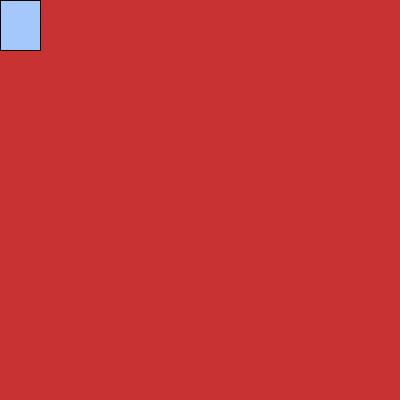
Frame 1 (no input)
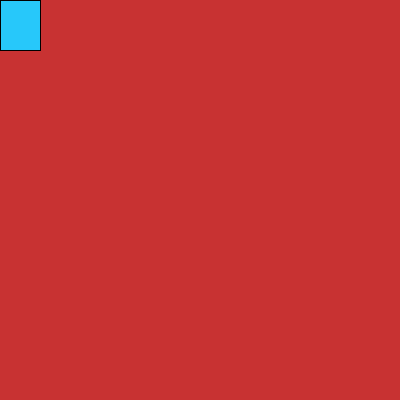
Frame 60 (the mouse pressed at the canvas centre just before this capture)
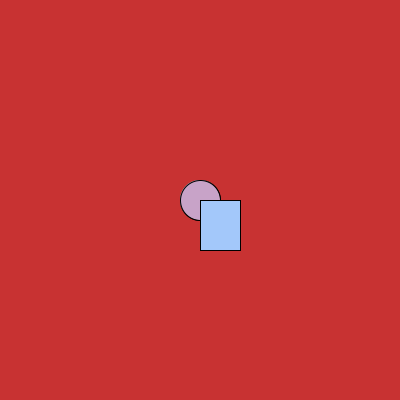
Frame 120 (the mouse held since frame 60 and released just before this capture)

The Processing sketch that drew these frames (run headless with seeded random() and noise(); from frame 60 on, the mouse is pressed at the canvas centre):

// Processing sketch: processing_5888
// ── processing_5888.pde

float R;

void setup(){
size(400,400);
background(255,50,200);

}

void draw() {
background(200,50,50);

R=random(255);
fill(200,200,R);

ellipse(mouseY,mouseX,40,40);
fill(200,R,200);
rect(mouseY,mouseX,40,50);
ellipse(mouseX,mouseY,40,40);
fill(R,200,250);
rect(mouseX,mouseY,40,50);

}
